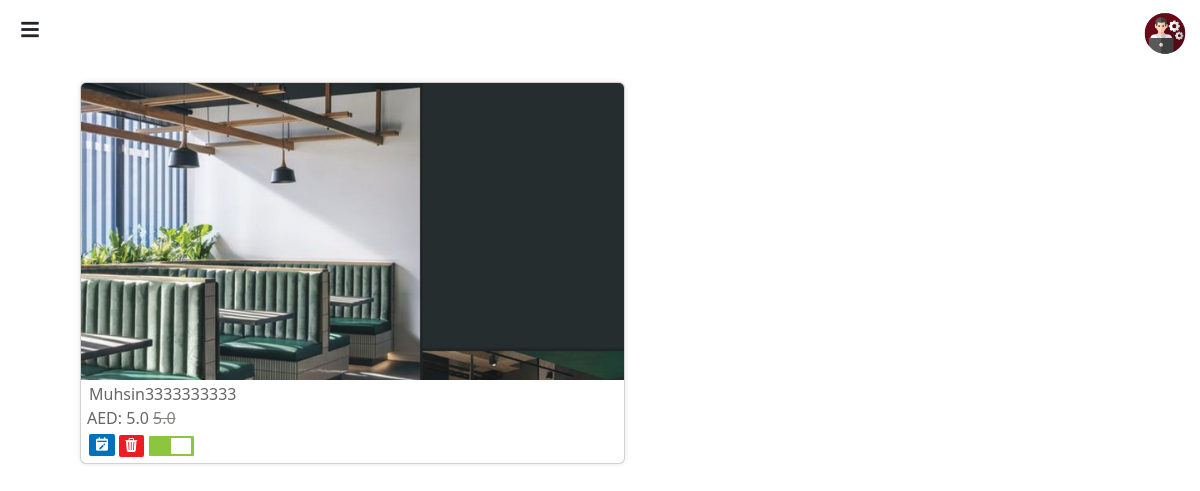
The app's page /categories/7/products/ (signed in), older data.
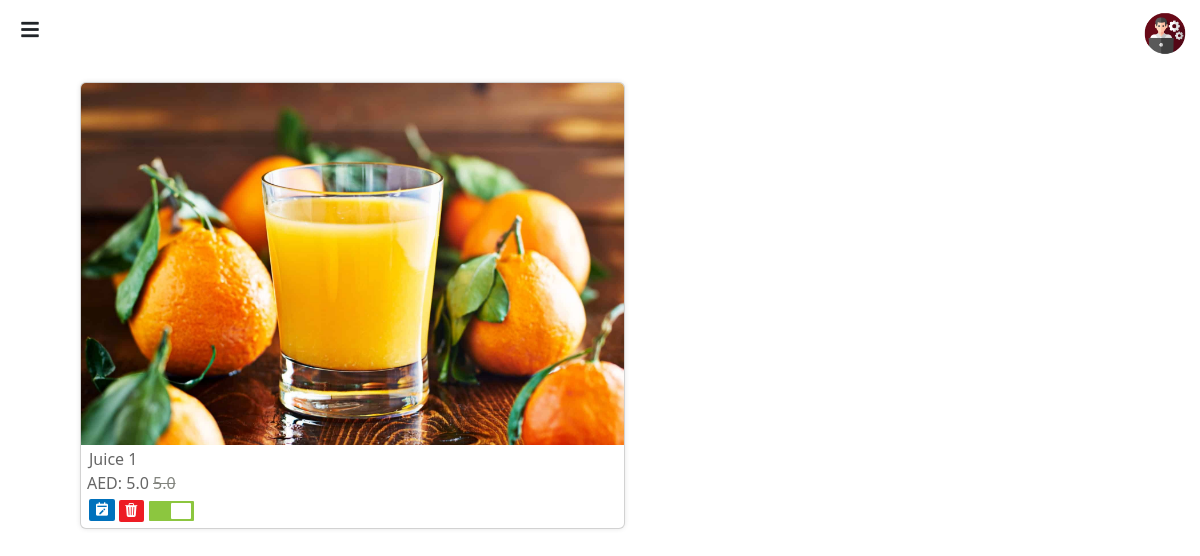
The same page, newer data.
### adminapp/models.py (models this page shows, shortened)
class Product(models.Model):
    name = models.CharField(max_length=100)
    category = models.ManyToManyField(Category)
    image = models.ImageField(upload_to='product_image', null=True)
    description = models.CharField(max_length=100, null=True)
    availability = models.BooleanField(default=False)

class ProductPrice(models.Model):
    product = models.ForeignKey(Product, on_delete=models.CASCADE)
    name = models.CharField(max_length=50)
    actual_price = models.FloatField()
    discount_price = models.FloatField(null=True, blank=True)
    tax = models.DecimalField(max_digits=5, decimal_places=2)

### adminapp/views.py (the view)
# urls.py: path('categories/<int:category_id>/products/', views.category_products, name='category_products'),
@login_required
def category_products(request, category_id):
    category = Category.objects.get(id=category_id)
    products = category.product_set.all()
    return render(request, 'category_products.html', {'category': category, 'products': products})

### adminapp/templates/category_products.html (shortened to what this page needs)
<!DOCTYPE html>
{% load static %}
<html lang="en">
<head>
    <link href="https://cdn.jsdelivr.net/npm/bootstrap@5.3.0-alpha3/dist/css/bootstrap.min.css" rel="stylesheet">
    <link rel="stylesheet" href="https://cdn.jsdelivr.net/npm/bootstrap-icons@1.10.5/font/bootstrap-icons.css">
    <link href='https://unpkg.com/boxicons@2.1.4/css/boxicons.min.css' rel='stylesheet'>
	<link rel="stylesheet" href="https://cdnjs.cloudflare.com/ajax/libs/font-awesome/5.15.4/css/all.min.css">
</head>
<body>
    <header>
        <div class="menu-icon" id="menuIcon">
            <i class="fas fa-bars"></i>
        </div>
        <div class="admin-profile">
            <img src="{% static 'images/admin.png' %}" alt="Image" width="50px" style="padding-top: 10px; margin-right: 10px;">
        </div>
    </header>
	<div class="container">
		<div class="row">
			{% for product in products %}
				<div class="col-md-6 col-lg-3 col-xs-6">
					<div class="card">
						<a href="{% url 'product_detail' product.id %}">
							<img src="{{ product.image.url }}" class="card-img-top" alt="">
						</a>
						<div class="card-body" style="padding: 0px;">
							<div class="card-text">
								<a href="{% url 'product_detail' product.id %}" style="color: #666666; font-weight: 500;">{{ product.name }}</a>
							</div>
							<div style="margin-left: 6px; color: #666666;">
								AED:
								{% if product.productprice_set.first.discount_price %}
								  <span>{{ product.productprice_set.first.discount_price }}</span>
								  <span style="color: #82847e; text-decoration: line-through; padding-left: 0px;">{{ product.productprice_set.first.actual_price }}</span>
								{% else %}
								  <span>{{ product.productprice_set.first.actual_price }}</span>
								{% endif %}
							</div>
						</div>
						<div class="card-body" style="padding: 0px;">
							<div class="buttons">
								<span>
									<a href="{% url 'edit_product' product.id %}">
										<i class='bx bxs-calendar-edit' style="background-color: #0071bc; color: #fff; padding-top: 2px;
																				padding-bottom: 4px; padding-left: 5px; padding-right: 5px;
																				border-radius: 2px;">
										</i>
									</a>
								</span>
								<span>
									<a href="{% url 'product_delete' product.id %}" onclick="return confirm('Do you want to logout this page?')">
										<i class='bi bi-trash3-fill' style="background-color: #ed1c24; color: #fff; padding-top: 1px;
																				padding-bottom: 2px; padding-left: 5px; padding-right: 2px;
																				border-radius: 2px; font-size: 14px;">
										</i>
									</a>
								</span>
								<span style="padding-left: 5px;">
									<label class="switch">
										<span class="slider round"></span>
									</label>
								</span>
							</div>
						</div>
					</div>
				</div>
			{% endfor %}
		</div>
		</div>
</body>
</html>

Row changes from the older to the newer data that the page shows:
removed Product: image (picture), name "Muhsin3333333333", productprice_set.first.discount_price "5.0", productprice_set.first.actual_price "5.0"
added Product: image (picture), name "Juice 1", productprice_set.first.discount_price "5.0", productprice_set.first.actual_price "5.0"
